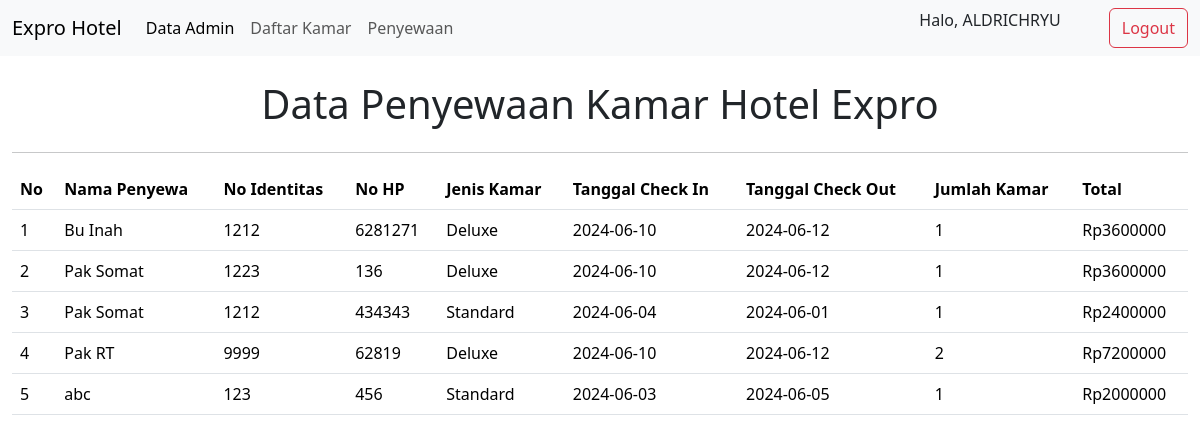
The app's page /daftarsewaan.php (signed in) with its own data.
### tables this page shows
CREATE TABLE `tbl_penyewa` (
  `ID_Sewa` int(11) NOT NULL,
  `Nama` text NOT NULL,
  `No_Identitas` int(11) NOT NULL,
  `No_HP` int(16) NOT NULL,
  `ID_Kamar` int(11) NOT NULL,
  `CheckIn` date NOT NULL,
  `CheckOut` date NOT NULL,
  `Jumlah_Kamar` int(5) NOT NULL,
  `Total` int(40) NOT NULL
);

CREATE TABLE `tbl_jenis_kamar` (
  `ID_Kamar` int(9) NOT NULL,
  `Jenis_Kamar` text NOT NULL,
  `Harga` int(10) NOT NULL,
  `Keterangan` varchar(255) NOT NULL
);

### daftarsewaan.php (the view, shortened to what this page needs)
<?php
include "navbar.php";
?>
<!doctype html>
<html lang="en">
  <head>
    <link href="https://cdn.jsdelivr.net/npm/bootstrap@5.3.3/dist/css/bootstrap.min.css" rel="stylesheet">
  </head>
  <body>
    <div class="container-fluid">
      <h1 class="text-center my-4">Data Penyewaan Kamar Hotel Expro</h1>
      <hr>
      <table class="table table-hover">
        <thead>
          <tr>
            <th scope="col">No</th>
            <th scope="col">Nama Penyewa</th>
            <th scope="col">No Identitas</th>
            <th scope="col">No HP</th>
            <th scope="col">Jenis Kamar</th>
            <th scope="col">Tanggal Check In</th>
            <th scope="col">Tanggal Check Out</th>
            <th scope="col">Jumlah Kamar</th>
            <th scope="col">Total</th>
          </tr>
        </thead>
        <?php
        $sql_query = "SELECT Nama, No_Identitas, No_HP, Jenis_Kamar, CheckIn, CheckOut, Jumlah_Kamar, Total
                      FROM tbl_penyewa
                      LEFT JOIN tbl_jenis_kamar
                      ON tbl_penyewa.ID_Kamar = tbl_jenis_kamar.ID_Kamar";
        $result = $db->query($sql_query);
        $no = 1;
        foreach ($result as $row) {
        ?>
        <tbody>
          <tr>
            <td><?= $no++; ?></td>
            <td><?= $row['Nama']; ?></td>
            <td><?= $row['No_Identitas']; ?></td>
            <td><?= $row['No_HP']; ?></td>
            <td><?= $row['Jenis_Kamar']; ?></td>
            <td><?= $row['CheckIn']; ?></td>
            <td><?= $row['CheckOut']; ?></td>
            <td><?= $row['Jumlah_Kamar']; ?></td>
            <td>Rp<?= $row['Total'] ?></td>
          </tr>
        </tbody>
        <?php
        }
        ?>
      </table>
    </div>
  </body>
</html>

### navbar.php (shortened to what this page needs)
<!doctype html>
<html lang="en">
  <head>
    <link href="https://cdn.jsdelivr.net/npm/bootstrap@5.3.3/dist/css/bootstrap.min.css" rel="stylesheet">
  </head>
  <body>
  <nav class="navbar navbar-expand-lg bg-body-tertiary">
    <div class="container-fluid">
      <a class="navbar-brand" href="#">Expro Hotel</a>
      <div class="collapse navbar-collapse" id="navbarSupportedContent">
        <ul class="navbar-nav me-auto mb-2 mb-lg-0">
          <li class="nav-item">
            <a class="nav-link active" aria-current="page" href="dataadmin.php">Data Admin</a>
          </li>
          <li class="nav-item">
            <a class="nav-link" href="jeniskamar.php">Daftar Kamar</a>
          </li>
          <li class="nav-item">
            <a class="nav-link" href="pendaftaransewaan.php">Penyewaan</a>
          </li>
        </ul>
        <form role="search" method="POST" class="d-flex">
          <p class="d-flex mx-5">Halo, <?= $_SESSION['Username'] ?></p>
          <button class="btn btn-outline-danger" type="submit" name="logout">Logout</button>
        </form>
      </div>
    </div>
  </nav>
    </body>
</html>

### records on screen
tbl_penyewa: Nama "Bu Inah", No_Identitas "1212", No_HP "6281271", ID_Kamar.Jenis_Kamar "Deluxe", CheckIn "2024-06-10", CheckOut "2024-06-12", Jumlah_Kamar "1", Total "3600000"
tbl_penyewa: Nama "Pak Somat", No_Identitas "1223", No_HP "136", ID_Kamar.Jenis_Kamar "Deluxe", CheckIn "2024-06-10", CheckOut "2024-06-12", Jumlah_Kamar "1", Total "3600000"
tbl_penyewa: Nama "Pak Somat", No_Identitas "1212", No_HP "434343", ID_Kamar.Jenis_Kamar "Standard", CheckIn "2024-06-04", CheckOut "2024-06-01", Jumlah_Kamar "1", Total "2400000"
tbl_penyewa: Nama "Pak RT", No_Identitas "9999", No_HP "62819", ID_Kamar.Jenis_Kamar "Deluxe", CheckIn "2024-06-10", CheckOut "2024-06-12", Jumlah_Kamar "2", Total "7200000"
tbl_penyewa: Nama "abc", No_Identitas "123", No_HP "456", ID_Kamar.Jenis_Kamar "Standard", CheckIn "2024-06-03", CheckOut "2024-06-05", Jumlah_Kamar "1", Total "2000000"

### other values on screen
$_SESSION['Username'] "ALDRICHRYU"
